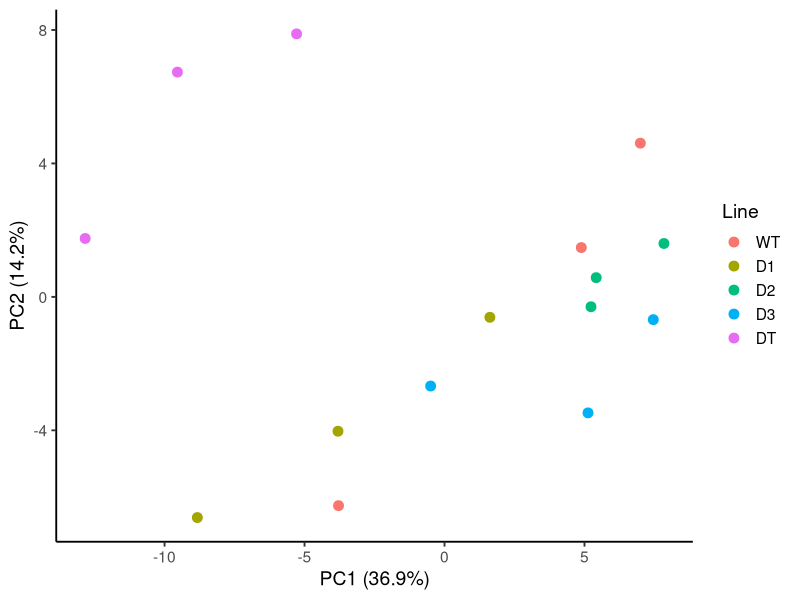
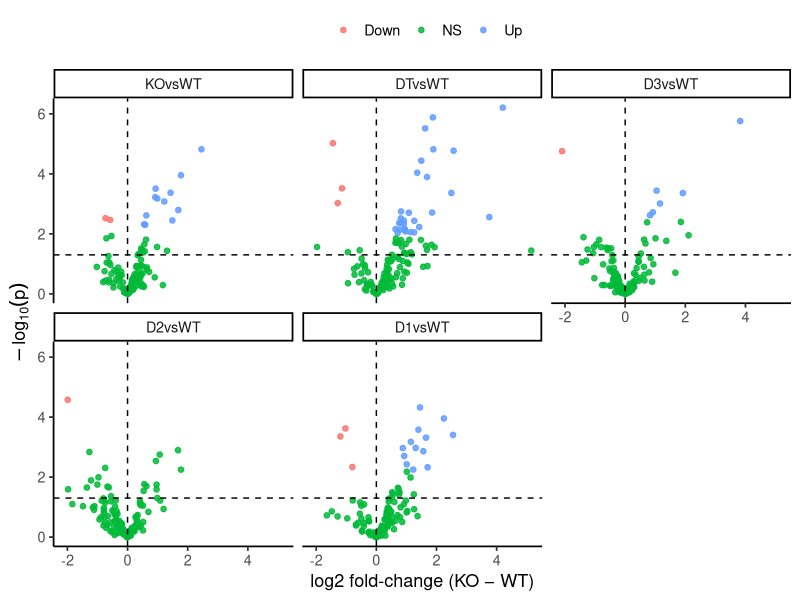
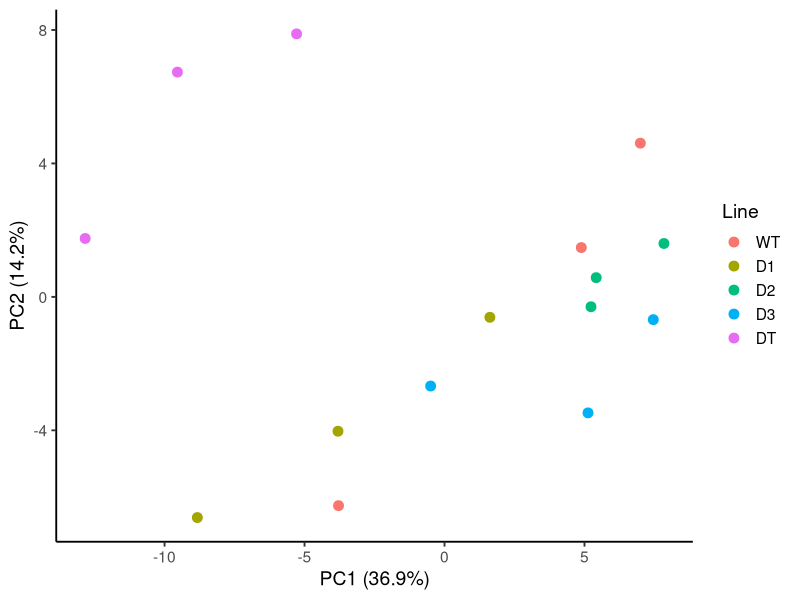
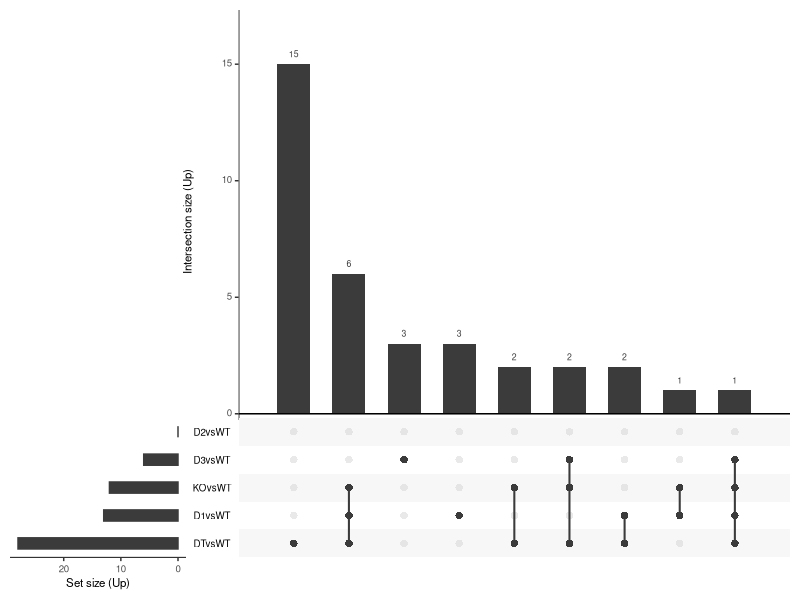
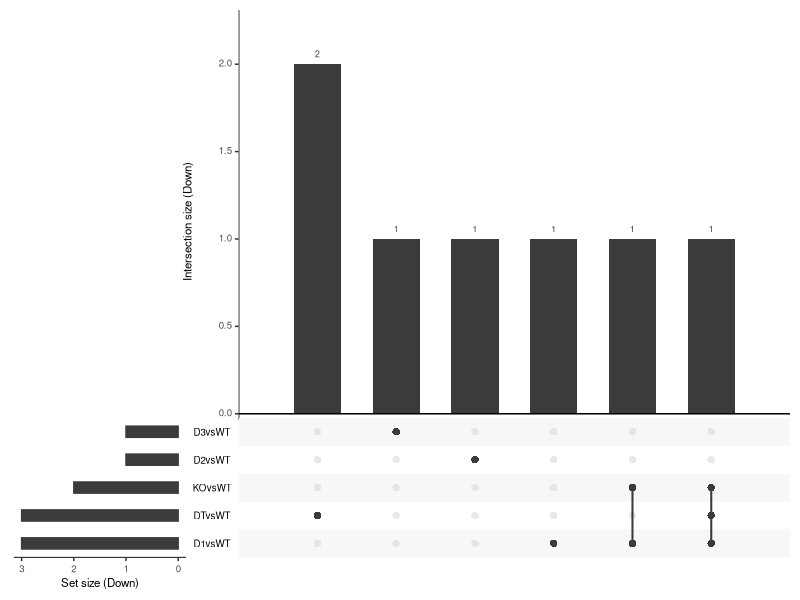
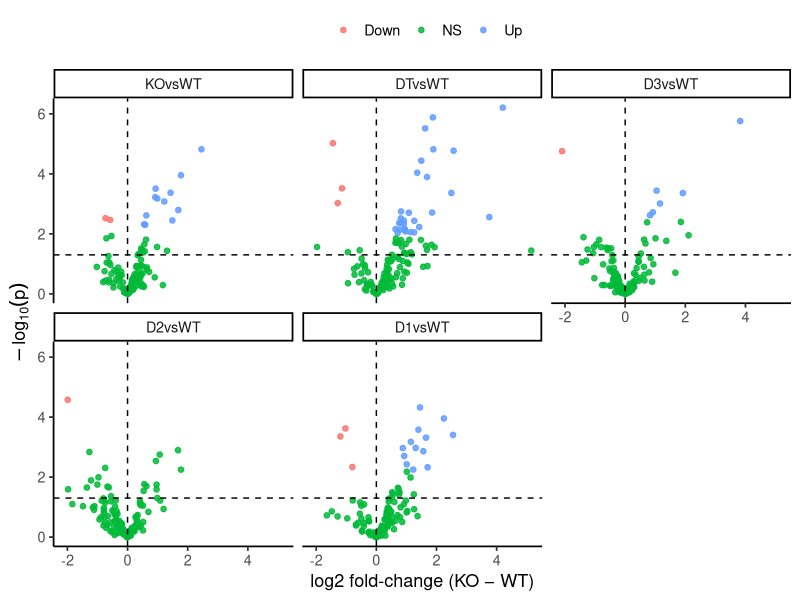

Here is the R script that generated these plots, in order:


# ---- packages ----
library(readr)
library(dplyr)
library(tidyr)
library(ggplot2)
library(limma)
library(tibble)
library(UpSetR)
library(ggrepel)
library(pheatmap)
library(svglite)

# ---- read + prep ----
data <- read_tsv(
  "Derlin_KO_Data_Clean.txt",
  quote = "",
  comment = "",
  name_repair = "minimal"
)

# cellular extract only
data <- data %>% select(1, contains("Cell", ignore.case = FALSE))

cell_cols <- names(data)[-1]
data[cell_cols] <- lapply(data[cell_cols], as.double)

X <- as.matrix(data[, cell_cols, drop = FALSE])
X[X < 0] <- NA_real_

hmin <- apply(X, 1, function(v) {
  pv <- v[!is.na(v) & v > 0]
  if (length(pv)) 0.5 * min(pv) else NA_real_
})

keep <- !is.na(hmin)
X    <- X[keep, , drop = FALSE]
hmin <- hmin[keep]

zero_idx <- which(X == 0, arr.ind = TRUE)
if (nrow(zero_idx)) X[zero_idx] <- hmin[zero_idx[, 1]]

na_idx <- which(is.na(X), arr.ind = TRUE)
if (nrow(na_idx)) X[na_idx] <- hmin[na_idx[, 1]]

X_log2 <- log2(X)

data_log2 <- cbind(data[keep, 1, drop = FALSE], as.data.frame(X_log2))

data_log2 <- data_log2 %>%
  mutate(.mean = rowMeans(across(-1), na.rm = TRUE)) %>%
  arrange(compound, desc(.mean)) %>%
  distinct(compound, .keep_all = TRUE) %>%
  select(-.mean)

# ---- PCA ----
samples <- colnames(data_log2)[-1]
grp_raw <- sub("^((D_WT|DWT|DT|D1|D2|D3)).*", "\\1", samples, perl = TRUE)
grp <- gsub("^(D_WT|DWT)$", "WT", grp_raw)

sample_info <- data.frame(
  Sample = samples,
  Group  = factor(grp, levels = c("WT", "D1", "D2", "D3", "DT")),
  stringsAsFactors = FALSE
)

mat <- t(as.matrix(data_log2[, -1, drop = FALSE]))

if (ncol(mat) > 1) {
  keep_feat <- apply(mat, 2, var) > 0
  mat <- mat[, keep_feat, drop = FALSE]
}

pca <- prcomp(mat, center = TRUE, scale. = TRUE)
var_expl <- (pca$sdev^2) / sum(pca$sdev^2)

scores <- data.frame(
  Sample = rownames(pca$x),
  PC1 = pca$x[, 1],
  PC2 = pca$x[, 2],
  row.names = NULL
)
scores <- merge(scores, sample_info, by = "Sample", sort = FALSE)

p_pca <- ggplot(scores, aes(PC1, PC2, color = Group)) +
  geom_point(size = 3) +
  labs(
    x = paste0("PC1 (", round(100 * var_expl[1], 1), "%)"),
    y = paste0("PC2 (", round(100 * var_expl[2], 1), "%)"),
    color = "Line"
  ) +
  theme_classic(base_size = 14)
print(p_pca)
ggsave("PCA_Cell.svg", plot = p_pca, device = "svg", width = 8, height = 6, dpi = 300)

# ---- Differential analysis (limma) ----
expr <- as.matrix(data_log2[, -1, drop = FALSE])
rownames(expr) <- data_log2[[1]]
Group <- sample_info$Group

design <- model.matrix(~ 0 + Group)
colnames(design) <- levels(Group)

fit <- lmFit(expr, design)

contr <- makeContrasts(
  D1vsWT = D1 - WT,
  D2vsWT = D2 - WT,
  D3vsWT = D3 - WT,
  DTvsWT = DT - WT,
  KOvsWT = (D1 + D2 + D3 + DT)/4 - WT,
  levels = design
)

fit2 <- eBayes(contrasts.fit(fit, contr))

res_D1 <- topTable(fit2, coef = "D1vsWT", number = Inf, sort.by = "P")
res_D2 <- topTable(fit2, coef = "D2vsWT", number = Inf, sort.by = "P")
res_D3 <- topTable(fit2, coef = "D3vsWT", number = Inf, sort.by = "P")
res_DT <- topTable(fit2, coef = "DTvsWT", number = Inf, sort.by = "P")
res_KO <- topTable(fit2, coef = "KOvsWT", number = Inf, sort.by = "P")

add_id <- function(df, name) rownames_to_column(df, "ID") %>%
  dplyr::mutate(contrast = name, .before = 1)

results_long <- dplyr::bind_rows(
  add_id(res_D1, "D1vsWT"),
  add_id(res_D2, "D2vsWT"),
  add_id(res_D3, "D3vsWT"),
  add_id(res_DT, "DTvsWT"),
  add_id(res_KO, "KOvsWT")
)

# ---- UpSet plots (save as SVG) ----
ord <- rev(c("D1vsWT","D2vsWT","D3vsWT","DTvsWT","KOvsWT"))
alpha <- 0.05; lfc_min <- 0

ids_for <- function(cn, dir = c("up","down")) {
  dir <- match.arg(dir)
  ix <- results_long$contrast == cn &
    results_long$adj.P.Val < alpha &
    abs(results_long$logFC) >= lfc_min
  ix <- if (dir == "up") ix & results_long$logFC > 0 else ix & results_long$logFC < 0
  unique(results_long$ID[ix])
}

sets_up   <- setNames(lapply(ord, \(cn) ids_for(cn, "up")),   ord)
sets_down <- setNames(lapply(ord, \(cn) ids_for(cn, "down")), ord)

# Upregulated
svg("UpSet_Upregulated_Cell.svg", width = 10, height = 6, pointsize = 12)
upset(UpSetR::fromList(sets_up), keep.order = TRUE, order.by = "freq",
      mainbar.y.label = "Intersection size (Up)",
      sets.x.label    = "Set size (Up)")
dev.off()

# Downregulated
svg("UpSet_Downregulated_Cell.svg", width = 10, height = 6, pointsize = 12)
upset(UpSetR::fromList(sets_down), keep.order = TRUE, order.by = "freq",
      mainbar.y.label = "Intersection size (Down)",
      sets.x.label    = "Set size (Down)")
dev.off()

# ---- Volcano (faceted) ----
volc_df <- results_long %>%
  transmute(
    contrast = factor(contrast, levels = ord),
    ID, logFC, P.Value, adj.P.Val,
    neglog10P = -log10(P.Value),
    sig = case_when(
      adj.P.Val < alpha & logFC >=  lfc_min ~ "Up",
      adj.P.Val < alpha & logFC <= -lfc_min ~ "Down",
      TRUE                                  ~ "NS"
    )
  )

n_label <- 10
label_df <- volc_df %>%
  filter(sig != "NS") %>%
  group_by(contrast) %>%
  slice_max(order_by = neglog10P, n = n_label, with_ties = FALSE) %>%
  ungroup()

p_volc <- ggplot(volc_df, aes(x = logFC, y = neglog10P, color = sig)) +
  geom_point(size = 1.6, alpha = 0.85) +
  geom_vline(xintercept = c(-lfc_min, lfc_min), linetype = "dashed") +
  geom_hline(yintercept = -log10(alpha), linetype = "dashed") +
  facet_wrap(~ contrast, ncol = 3) +
  labs(
    x = "log2 fold-change (KO − WT)",
    y = expression(-log[10](p)),
    color = ""
  ) +
  theme_classic(base_size = 13) +
  theme(legend.position = "top")
print(p_volc)
ggsave("Volcano_AllContrasts_Cell.svg", plot = p_volc, device = "svg",
       width = 10, height = 8, dpi = 300)
